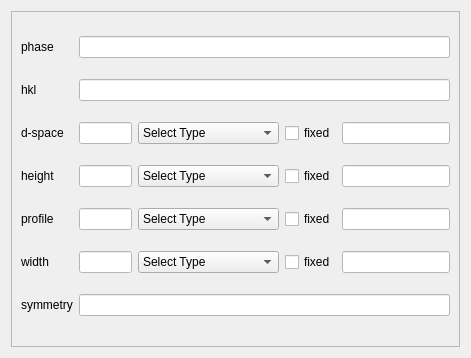
<?xml version="1.0" encoding="UTF-8"?>
<ui version="4.0">
 <class>Form</class>
 <widget class="QWidget" name="Form">
  <property name="geometry">
   <rect>
    <x>0</x>
    <y>0</y>
    <width>471</width>
    <height>358</height>
   </rect>
  </property>
  <property name="windowTitle">
   <string>Form</string>
  </property>
  <layout class="QGridLayout" name="gridLayout_2">
   <item row="0" column="0">
    <widget class="QScrollArea" name="scrollArea">
     <property name="styleSheet">
      <string notr="true"/>
     </property>
     <property name="widgetResizable">
      <bool>true</bool>
     </property>
     <widget class="QWidget" name="scrollAreaWidgetContents">
      <property name="geometry">
       <rect>
        <x>0</x>
        <y>0</y>
        <width>457</width>
        <height>344</height>
       </rect>
      </property>
      <layout class="QGridLayout" name="gridLayout">
       <item row="5" column="3">
        <widget class="QCheckBox" name="width_checkBox">
         <property name="text">
          <string>fixed</string>
         </property>
        </widget>
       </item>
       <item row="5" column="4">
        <widget class="QLineEdit" name="width_fixed">
         <property name="styleSheet">
          <string notr="true">background-color: rgb(255, 255, 255);</string>
         </property>
        </widget>
       </item>
       <item row="3" column="0">
        <widget class="QLabel" name="label_4">
         <property name="text">
          <string>height</string>
         </property>
        </widget>
       </item>
       <item row="3" column="1">
        <widget class="QLineEdit" name="height_peak">
         <property name="sizePolicy">
          <sizepolicy hsizetype="Preferred" vsizetype="Preferred">
           <horstretch>250</horstretch>
           <verstretch>150</verstretch>
          </sizepolicy>
         </property>
         <property name="styleSheet">
          <string notr="true">background-color: rgb(255, 255, 255);</string>
         </property>
        </widget>
       </item>
       <item row="4" column="3">
        <widget class="QCheckBox" name="profile_checkBox">
         <property name="text">
          <string>fixed</string>
         </property>
        </widget>
       </item>
       <item row="2" column="4">
        <widget class="QLineEdit" name="dspace_fixed">
         <property name="styleSheet">
          <string notr="true">background-color: rgb(255, 255, 255);</string>
         </property>
        </widget>
       </item>
       <item row="5" column="1">
        <widget class="QLineEdit" name="width_peak">
         <property name="sizePolicy">
          <sizepolicy hsizetype="Preferred" vsizetype="Preferred">
           <horstretch>250</horstretch>
           <verstretch>150</verstretch>
          </sizepolicy>
         </property>
         <property name="styleSheet">
          <string notr="true">background-color: rgb(255, 255, 255);</string>
         </property>
        </widget>
       </item>
       <item row="5" column="0">
        <widget class="QLabel" name="label_6">
         <property name="text">
          <string>width</string>
         </property>
        </widget>
       </item>
       <item row="4" column="2">
        <widget class="QComboBox" name="profile_peak_type">
         <property name="styleSheet">
          <string notr="true"/>
         </property>
         <item>
          <property name="text">
           <string>Select Type</string>
          </property>
         </item>
         <item>
          <property name="text">
           <string>fourier</string>
          </property>
         </item>
         <item>
          <property name="text">
           <string>spline_linear</string>
          </property>
         </item>
         <item>
          <property name="text">
           <string>spline_quadratic</string>
          </property>
         </item>
         <item>
          <property name="text">
           <string>spline_cubic_closed</string>
          </property>
         </item>
         <item>
          <property name="text">
           <string>spline_cubic_open</string>
          </property>
         </item>
         <item>
          <property name="text">
           <string>independent</string>
          </property>
         </item>
        </widget>
       </item>
       <item row="4" column="4">
        <widget class="QLineEdit" name="profile_fixed">
         <property name="styleSheet">
          <string notr="true">background-color: rgb(255, 255, 255);</string>
         </property>
        </widget>
       </item>
       <item row="1" column="0">
        <widget class="QLabel" name="label_2">
         <property name="text">
          <string>hkl</string>
         </property>
        </widget>
       </item>
       <item row="0" column="0">
        <widget class="QLabel" name="label">
         <property name="text">
          <string>phase</string>
         </property>
        </widget>
       </item>
       <item row="2" column="0">
        <widget class="QLabel" name="label_3">
         <property name="text">
          <string>d-space</string>
         </property>
        </widget>
       </item>
       <item row="6" column="0">
        <widget class="QLabel" name="label_7">
         <property name="styleSheet">
          <string notr="true"/>
         </property>
         <property name="text">
          <string>symmetry</string>
         </property>
        </widget>
       </item>
       <item row="6" column="1" colspan="4">
        <widget class="QLineEdit" name="symmetry_peak">
         <property name="styleSheet">
          <string notr="true">background-color: rgb(255, 255, 255);</string>
         </property>
        </widget>
       </item>
       <item row="5" column="2">
        <widget class="QComboBox" name="width_peak_type">
         <property name="styleSheet">
          <string notr="true"/>
         </property>
         <item>
          <property name="text">
           <string>Select Type</string>
          </property>
         </item>
         <item>
          <property name="text">
           <string>fourier</string>
          </property>
         </item>
         <item>
          <property name="text">
           <string>spline_linear</string>
          </property>
         </item>
         <item>
          <property name="text">
           <string>spline_quadratic</string>
          </property>
         </item>
         <item>
          <property name="text">
           <string>spline_cubic_closed</string>
          </property>
         </item>
         <item>
          <property name="text">
           <string>spline_cubic_open</string>
          </property>
         </item>
         <item>
          <property name="text">
           <string>independent</string>
          </property>
         </item>
        </widget>
       </item>
       <item row="2" column="1">
        <widget class="QLineEdit" name="d_space_peak">
         <property name="sizePolicy">
          <sizepolicy hsizetype="Preferred" vsizetype="Preferred">
           <horstretch>250</horstretch>
           <verstretch>150</verstretch>
          </sizepolicy>
         </property>
         <property name="styleSheet">
          <string notr="true">background-color: rgb(255, 255, 255);</string>
         </property>
        </widget>
       </item>
       <item row="0" column="1" colspan="4">
        <widget class="QLineEdit" name="phase_peak">
         <property name="sizePolicy">
          <sizepolicy hsizetype="Preferred" vsizetype="Fixed">
           <horstretch>0</horstretch>
           <verstretch>0</verstretch>
          </sizepolicy>
         </property>
         <property name="styleSheet">
          <string notr="true">background-color: rgb(255, 255, 255);</string>
         </property>
        </widget>
       </item>
       <item row="1" column="1" colspan="4">
        <widget class="QLineEdit" name="hkl">
         <property name="styleSheet">
          <string notr="true">background-color: rgb(255, 255, 255);</string>
         </property>
        </widget>
       </item>
       <item row="4" column="1">
        <widget class="QLineEdit" name="profile_peak">
         <property name="sizePolicy">
          <sizepolicy hsizetype="Preferred" vsizetype="Preferred">
           <horstretch>250</horstretch>
           <verstretch>150</verstretch>
          </sizepolicy>
         </property>
         <property name="styleSheet">
          <string notr="true">background-color: rgb(255, 255, 255);</string>
         </property>
        </widget>
       </item>
       <item row="2" column="3">
        <widget class="QCheckBox" name="dspace_checkBox">
         <property name="text">
          <string>fixed</string>
         </property>
        </widget>
       </item>
       <item row="4" column="0">
        <widget class="QLabel" name="label_5">
         <property name="text">
          <string>profile</string>
         </property>
        </widget>
       </item>
       <item row="2" column="2">
        <widget class="QComboBox" name="d_space_type">
         <property name="styleSheet">
          <string notr="true"/>
         </property>
         <item>
          <property name="text">
           <string>Select Type</string>
          </property>
         </item>
         <item>
          <property name="text">
           <string>fourier</string>
          </property>
         </item>
         <item>
          <property name="text">
           <string>spline_linear</string>
          </property>
         </item>
         <item>
          <property name="text">
           <string>spline_quadratic</string>
          </property>
         </item>
         <item>
          <property name="text">
           <string>spline_cubic_closed</string>
          </property>
         </item>
         <item>
          <property name="text">
           <string>spline_cubic_open</string>
          </property>
         </item>
         <item>
          <property name="text">
           <string>independent</string>
          </property>
         </item>
        </widget>
       </item>
       <item row="3" column="2">
        <widget class="QComboBox" name="height_peak_type">
         <property name="styleSheet">
          <string notr="true"/>
         </property>
         <item>
          <property name="text">
           <string>Select Type</string>
          </property>
         </item>
         <item>
          <property name="text">
           <string>fourier</string>
          </property>
         </item>
         <item>
          <property name="text">
           <string>spline_linear</string>
          </property>
         </item>
         <item>
          <property name="text">
           <string>spline_quadratic</string>
          </property>
         </item>
         <item>
          <property name="text">
           <string>spline_cubic_closed</string>
          </property>
         </item>
         <item>
          <property name="text">
           <string>spline_cubic_open</string>
          </property>
         </item>
         <item>
          <property name="text">
           <string>independent</string>
          </property>
         </item>
        </widget>
       </item>
       <item row="3" column="4">
        <widget class="QLineEdit" name="height_fixed">
         <property name="styleSheet">
          <string notr="true">background-color: rgb(255, 255, 255);</string>
         </property>
        </widget>
       </item>
       <item row="3" column="3">
        <widget class="QCheckBox" name="height_checkBox">
         <property name="text">
          <string>fixed</string>
         </property>
        </widget>
       </item>
      </layout>
     </widget>
    </widget>
   </item>
  </layout>
 </widget>
 <resources/>
 <connections/>
</ui>
